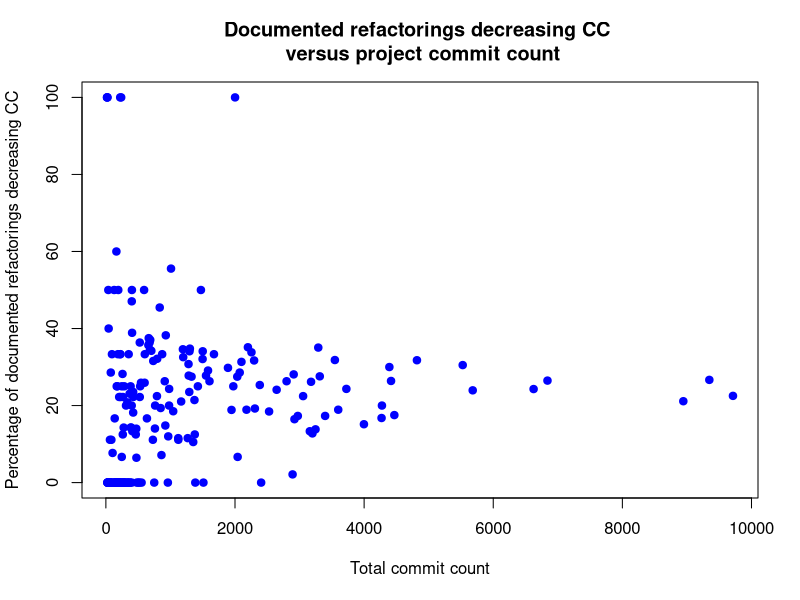
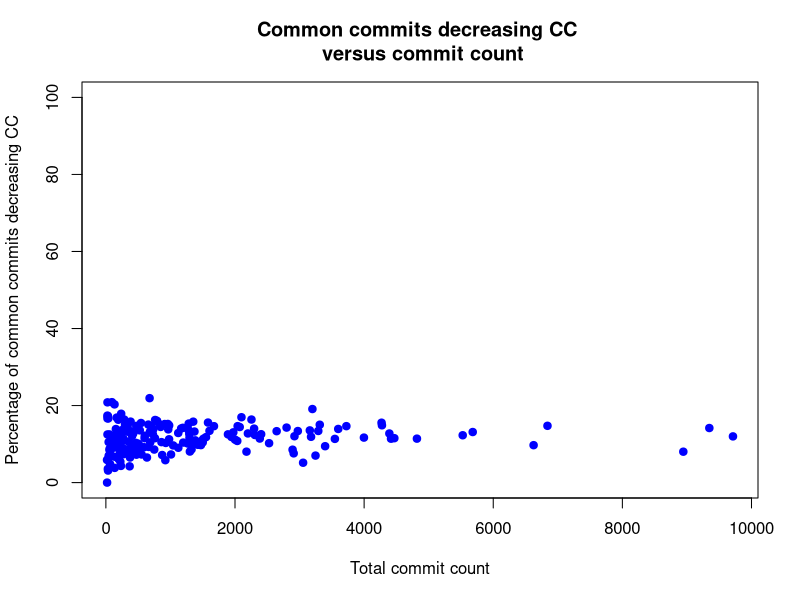

The R source for these figures, in order:
results = read.csv("../resultados.csv", sep=";")
cleanResults = results[1:256,]

cleanResults$documented.refactorings.total =  cleanResults$documented.refactorings.decreasing.cc +
    cleanResults$documented.refactorings.increasing.cc +
    cleanResults$documented.refactorings.equalizing.cc

cleanResults$undocumented.refactorings.total = cleanResults$undocumented.refactorings.decreasing.cc + 
    cleanResults$undocumented.refactorings.equalizing.cc + 
    cleanResults$undocumented.refactorings.increasing.cc

cleanResults$total.commits = cleanResults$documented.refactorings.decreasing.cc + 
    cleanResults$documented.refactorings.increasing.cc +
    cleanResults$documented.refactorings.equalizing.cc +
    cleanResults$undocumented.refactorings.equalizing.cc +
    cleanResults$undocumented.refactorings.increasing.cc +
    cleanResults$undocumented.refactorings.decreasing.cc

withRefactorings = cleanResults[cleanResults$documented.refactorings.total > 0,]

withRefactorings$refactorings.decreasing.ratio.doc = withRefactorings$documented.refactorings.decreasing.cc / withRefactorings$documented.refactorings.total
withRefactorings$refactorings.decreasing.ratio.undoc = withRefactorings$undocumented.refactorings.decreasing.cc / withRefactorings$undocumented.refactorings.total

png('plot1.png')
plot(withRefactorings$total.commits, 
    withRefactorings$refactorings.decreasing.ratio.doc * 100, 
    col="blue", pch=19, ylim=c(0,100), 
    ylab="Percentage of documented refactorings decreasing CC", 
    xlab="Total commit count", 
    main="Documented refactorings decreasing CC \n versus project commit count")
dev.off()


png('plot2.png')
plot(withRefactorings$total.commits, 
    withRefactorings$refactorings.decreasing.ratio.undoc * 100, 
    col="blue", pch=19, ylim=c(0,100), 
    ylab="Percentage of common commits decreasing CC", 
    xlab="Total commit count", 
    main="Common commits decreasing CC \n versus commit count")
dev.off()

